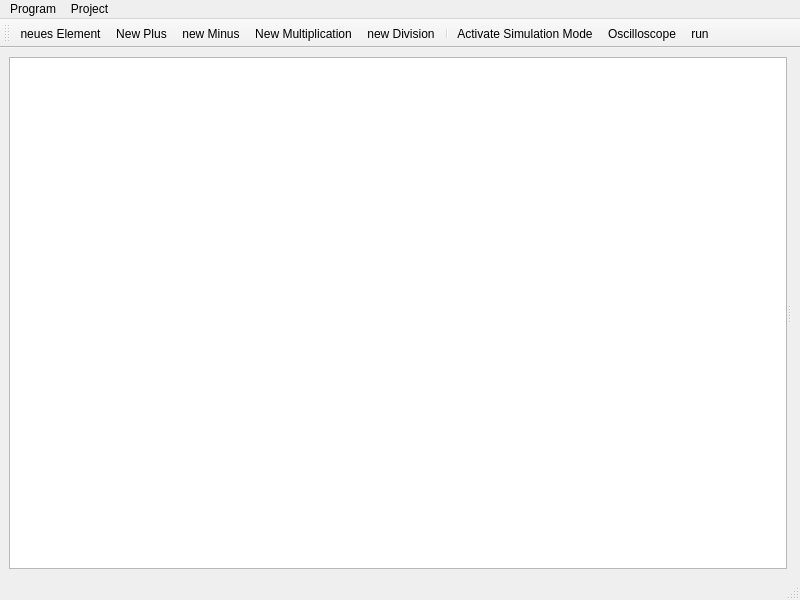
<?xml version="1.0" encoding="UTF-8"?>
<ui version="4.0">
 <class>MainWindow</class>
 <widget class="QMainWindow" name="MainWindow">
  <property name="geometry">
   <rect>
    <x>0</x>
    <y>0</y>
    <width>800</width>
    <height>600</height>
   </rect>
  </property>
  <property name="windowTitle">
   <string>MainWindow</string>
  </property>
  <widget class="QWidget" name="centralwidget">
   <layout class="QGridLayout" name="gridLayout">
    <item row="0" column="0">
     <widget class="QSplitter" name="splitter">
      <property name="lineWidth">
       <number>1</number>
      </property>
      <property name="orientation">
       <enum>Qt::Horizontal</enum>
      </property>
      <widget class="QTreeView" name="treeView"/>
      <widget class="QWidget" name="horizontalLayoutWidget">
       <layout class="QHBoxLayout" name="horizontalLayout">
        <property name="spacing">
         <number>0</number>
        </property>
        <property name="sizeConstraint">
         <enum>QLayout::SetMaximumSize</enum>
        </property>
       </layout>
      </widget>
     </widget>
    </item>
   </layout>
  </widget>
  <widget class="QMenuBar" name="menubar">
   <property name="geometry">
    <rect>
     <x>0</x>
     <y>0</y>
     <width>800</width>
     <height>21</height>
    </rect>
   </property>
   <widget class="QMenu" name="menuProgramm">
    <property name="title">
     <string>Program</string>
    </property>
    <addaction name="actionClose"/>
   </widget>
   <widget class="QMenu" name="menuProject">
    <property name="title">
     <string>Project</string>
    </property>
    <addaction name="actionNewProject"/>
    <addaction name="actionLoadProject"/>
    <addaction name="separator"/>
    <addaction name="actionSave"/>
    <addaction name="actionSave_As"/>
   </widget>
   <addaction name="menuProgramm"/>
   <addaction name="menuProject"/>
  </widget>
  <widget class="QStatusBar" name="statusbar"/>
  <widget class="QToolBar" name="toolBar">
   <property name="windowTitle">
    <string>toolBar</string>
   </property>
   <attribute name="toolBarArea">
    <enum>TopToolBarArea</enum>
   </attribute>
   <attribute name="toolBarBreak">
    <bool>false</bool>
   </attribute>
   <addaction name="actionNewElement"/>
   <addaction name="actionNewPlus"/>
   <addaction name="actionNewMinus"/>
   <addaction name="actionNewMultiplication"/>
   <addaction name="actionNewDivision"/>
   <addaction name="separator"/>
   <addaction name="actionActivate_Simulation_Mode"/>
   <addaction name="actionOsci"/>
   <addaction name="actionRun"/>
  </widget>
  <action name="actionClose">
   <property name="text">
    <string>Exit</string>
   </property>
   <property name="toolTip">
    <string>PxLinX beenden</string>
   </property>
  </action>
  <action name="actionNewElement">
   <property name="icon">
    <iconset>
     <normaloff>../Icons/element32.png</normaloff>../Icons/element32.png</iconset>
   </property>
   <property name="text">
    <string>neues Element</string>
   </property>
   <property name="toolTip">
    <string>neues Element einfügen</string>
   </property>
  </action>
  <action name="actionNewConnector">
   <property name="icon">
    <iconset>
     <normaloff>../../../../icons/conector32.png</normaloff>../../../../icons/conector32.png</iconset>
   </property>
   <property name="text">
    <string>neuer Konnector</string>
   </property>
   <property name="toolTip">
    <string>neuer Konnector</string>
   </property>
  </action>
  <action name="actionNewPlus">
   <property name="icon">
    <iconset>
     <normaloff>../Icons/plus24.png</normaloff>../Icons/plus24.png</iconset>
   </property>
   <property name="text">
    <string>New Plus</string>
   </property>
  </action>
  <action name="actionNewMinus">
   <property name="icon">
    <iconset>
     <normaloff>../Icons/minus24.png</normaloff>../Icons/minus24.png</iconset>
   </property>
   <property name="text">
    <string>new Minus</string>
   </property>
  </action>
  <action name="actionNewDivision">
   <property name="icon">
    <iconset>
     <normaloff>../Icons/divide24.png</normaloff>../Icons/divide24.png</iconset>
   </property>
   <property name="text">
    <string>new Division</string>
   </property>
  </action>
  <action name="actionNewMultiplication">
   <property name="icon">
    <iconset>
     <normaloff>../Icons/multiply24.png</normaloff>../Icons/multiply24.png</iconset>
   </property>
   <property name="text">
    <string>New Multiplication</string>
   </property>
  </action>
  <action name="actionRun">
   <property name="icon">
    <iconset>
     <normaloff>../Icons/play24.png</normaloff>../Icons/play24.png</iconset>
   </property>
   <property name="text">
    <string>run</string>
   </property>
  </action>
  <action name="actionSave">
   <property name="text">
    <string>Save Project</string>
   </property>
  </action>
  <action name="actionSave_As">
   <property name="text">
    <string>Save Project As...</string>
   </property>
  </action>
  <action name="actionLoadProject">
   <property name="text">
    <string>Load Project</string>
   </property>
  </action>
  <action name="actionNewProject">
   <property name="text">
    <string>New Project</string>
   </property>
  </action>
  <action name="actionActivate_Simulation_Mode">
   <property name="checkable">
    <bool>true</bool>
   </property>
   <property name="icon">
    <iconset>
     <normaloff>../Icons/simulateMode24.png</normaloff>../Icons/simulateMode24.png</iconset>
   </property>
   <property name="text">
    <string>Activate Simulation Mode</string>
   </property>
  </action>
  <action name="actionMeasure">
   <property name="checkable">
    <bool>true</bool>
   </property>
   <property name="icon">
    <iconset>
     <normaloff>../Icons/measure24.png</normaloff>../Icons/measure24.png</iconset>
   </property>
   <property name="text">
    <string>Measure</string>
   </property>
  </action>
  <action name="actionStimulate">
   <property name="icon">
    <iconset>
     <normaloff>../Icons/stimulate24.png</normaloff>../Icons/stimulate24.png</iconset>
   </property>
   <property name="text">
    <string>Stimulate</string>
   </property>
  </action>
  <action name="actionOsci">
   <property name="checkable">
    <bool>true</bool>
   </property>
   <property name="icon">
    <iconset>
     <normaloff>../Icons/oszi24.png</normaloff>../Icons/oszi24.png</iconset>
   </property>
   <property name="text">
    <string>Oscilloscope</string>
   </property>
   <property name="toolTip">
    <string>Oscilloscope</string>
   </property>
  </action>
 </widget>
 <resources/>
 <connections/>
</ui>
